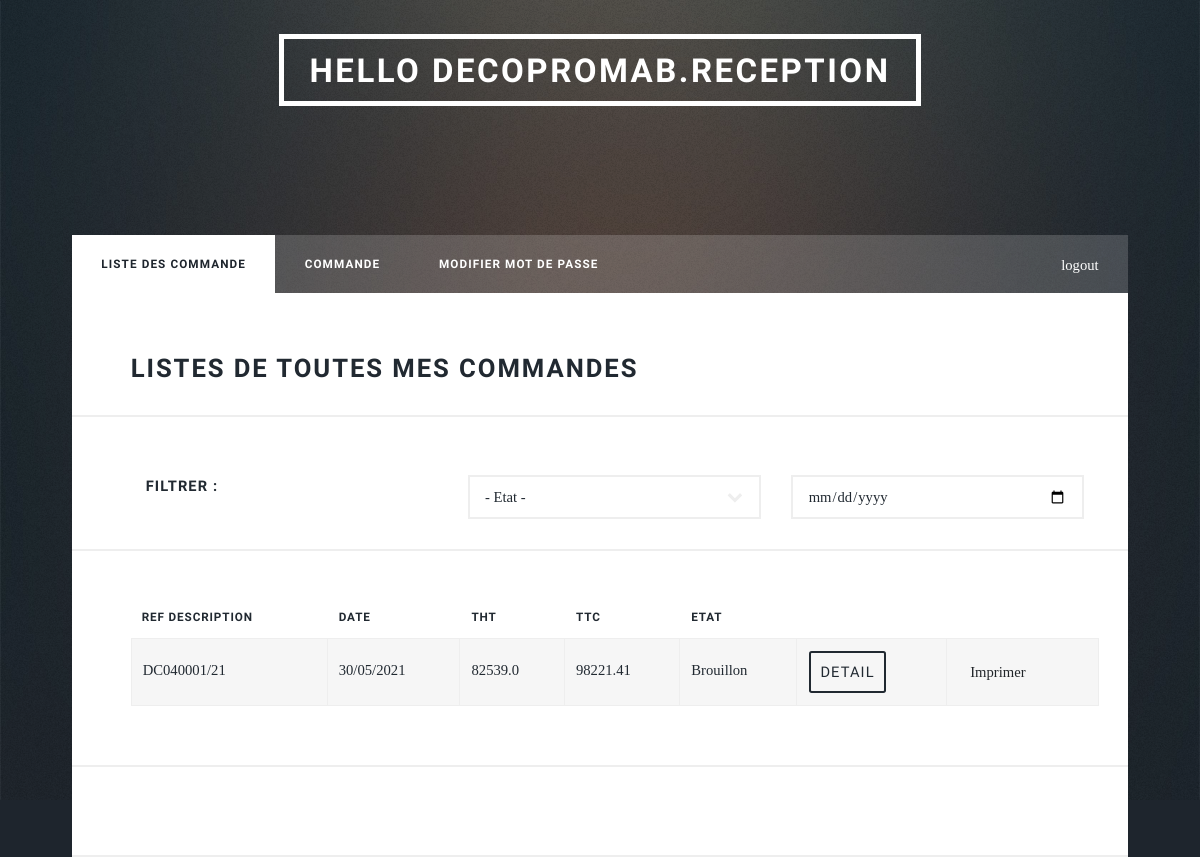
The app's page /distributeur/listCommandesD (signed in) with its own data.
### distributeur/models.py (models this page shows)
class Commande(models.Model):
    id = models.AutoField(primary_key=True)
    n_commande_odoo = models.CharField(null=True, blank=True, max_length=255)
    reference_description = models.CharField(max_length=255)
    destributeur = models.ForeignKey(Distributeur, on_delete=models.CASCADE)
    societe = models.CharField(default='Strugal', max_length=255)
    totaleHT = models.FloatField()
    totaleTTC = models.FloatField()
    etat = models.CharField(default='Brouillon', max_length=255)
    date = models.CharField(
        default=date.today().strftime("%d/%m/%Y"), max_length=255)

### distributeur/views.py (the view)
# urls.py: path("listCommandesD", views.listCommandes, name="listCommandesD"),
@ login_required(login_url='login')
def listCommandes(request):
    current_user = request.user
    destributeur = Distributeur.objects.get(user=current_user)
    commande = Commande.objects.filter(destributeur=destributeur)
    print(commande)
    context = {
        "commande": commande
    }
    return render(
        request, "distributeur/listCommandes.html", context)

### templates/distributeur/listCommandes.html (shortened to what this page needs)
{%extends 'base.html'%} {% block title %} Welcome {% endblock %}
{% block content %}
<div id="wrapper">
  {% include 'partials/_header.html'%}
  <nav id="nav">
    <ul class="links">
      <li class="active"><a>Liste des commande</a></li>
      <li><a href="{% url 'commande' %}">Commande</a></li>
      <li><a href="{% url 'modifierMP' %}">Modifier Mot de passe</a></li>
    </ul>
    <ul class="icons">
      <li>
        <span class="label"
          ><a href="{% url 'logout' %}" class="icon brands fa-sign-out"
            >logout</a
          ></span
        >
      </li>
    </ul>
  </nav>
  <div id="main">
    <h2>Listes de toutes mes commandes</h2>
    <div style="display: flex;">
      <h4 class="col-4">Filtrer :</h4>
    <div class="col-4">
      <select name="etat" id="etat">
        <option value="">- Etat -</option>
      </select>
    </div>
    <div class="col-4">
      <input type="date" name="date-commande" id="date-commande">
    </div>
  </div>
    <div class="table-wrapper">
        <table class="alt">
            <thead>
                <tr>
                    <th>Ref Description</th>
                    <th>Date</th>
                    <th>THT</th>
                    <th>TTC</th>
                    <th>Etat</th>
                </tr>
            </thead>
            <tbody>
                {% for com in commande %}
                <tr>
                    <td>{{com.reference_description}}</td>
                    <td>{{com.date}}</td>
                    <td>{{com.totaleHT}}</td>
                    <td>{{com.totaleTTC}}</td>
                    <td>{{com.etat}}</td>
                    <td><button
                      id="{{com.id}}"
                      onClick=showDetail(this.id)
                      type="button"
                      class="btn "
                      data-toggle="modal" data-target="#exampleModal"
                    >Detail</button></td>
                    <td>
                      <a
                      id="{{com.id}}"
                      type="button"
                      class="btn "
                      href="{% url 'pdf_view' com.id %}"
                      target="_blank"
                    >Imprimer</a>
                    </td>
                </tr>
                {% endfor %}
            </tbody>
        </table>
    </div>
    <hr />
  </div>
</div>
{% endblock %}

### templates/partials/_header.html (shortened to what this page needs)
<header id="header">
  <a class="logo">Hello {{request.user}}</a>
  <br /><br />
</header>

### records on screen
Commande: reference_description "DC040001/21", date "30/05/2021", totaleHT "82539.0", totaleTTC "98221.41", etat "Brouillon"

### other values on screen
{{ request.user }} "DECOPROMAB.RECEPTION"
